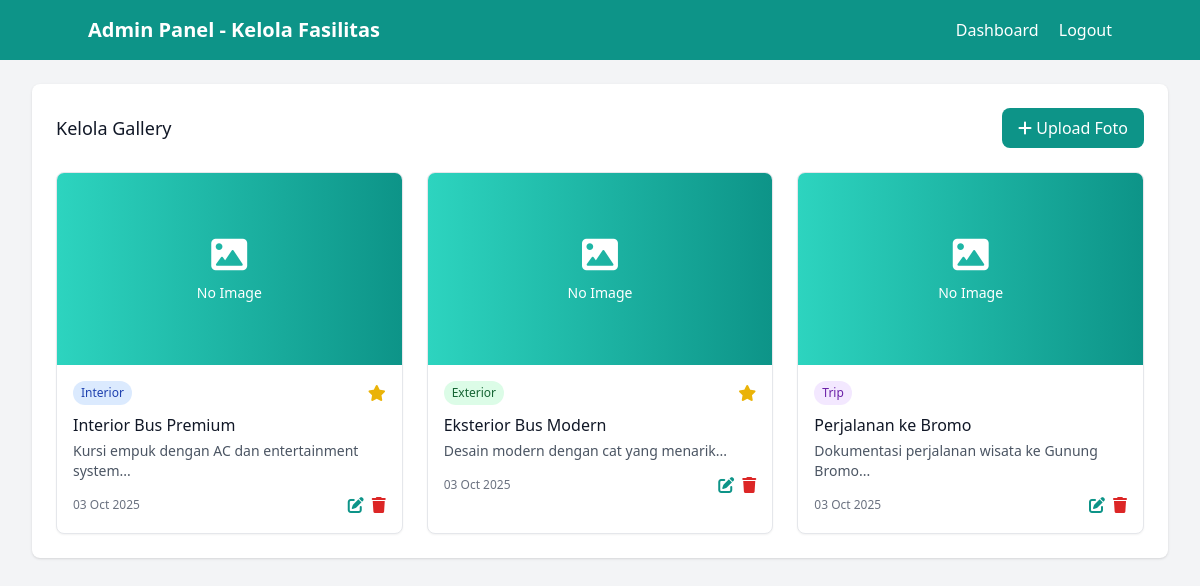
Page /admin/manage_gallery.php (signed in) on the committed database.
### tables this page shows
CREATE TABLE gallery (
    id INT PRIMARY KEY AUTO_INCREMENT,
    title VARCHAR(255),
    image_path VARCHAR(255) NOT NULL,
    category ENUM('interior', 'exterior', 'trip') DEFAULT 'interior',
    description TEXT,
    is_featured BOOLEAN DEFAULT FALSE,
    created_at TIMESTAMP DEFAULT CURRENT_TIMESTAMP,
    updated_at TIMESTAMP DEFAULT CURRENT_TIMESTAMP ON UPDATE CURRENT_TIMESTAMP
);

### admin/manage_gallery.php (the view, shortened to what this page needs)
<?php
$database = new Database();
$db = $database->getConnection();
$action = $_GET['action'] ?? 'list';
if ($action === 'list') {
    $stmt = $db->prepare("SELECT * FROM gallery ORDER BY created_at DESC");
    $stmt->execute();
    $gallery_items = $stmt->fetchAll(PDO::FETCH_ASSOC);
}
?>
<!DOCTYPE html>
<html lang="id">
<head>
    <script src="https://cdn.tailwindcss.com"></script>
    <link rel="stylesheet" href="https://cdnjs.cloudflare.com/ajax/libs/font-awesome/6.0.0/css/all.min.css">
</head>
<body class="bg-gray-100">
    <nav class="bg-turquoise-600 text-white p-4">
        <div class="container mx-auto flex justify-between items-center">
            <h1 class="text-xl font-bold">Admin Panel - Kelola Fasilitas</h1>
            <div class="space-x-4">
                <a href="dashboard.php" class="hover:text-turquoise-200">Dashboard</a>
                <a href="logout.php" class="hover:text-turquoise-200">Logout</a>
            </div>
        </div>
    </nav>
    <div class="max-w-7xl mx-auto py-6 px-4 sm:px-6 lg:px-8">
        <div class="bg-white shadow rounded-lg">
            <div class="px-4 py-5 sm:p-6">
                <div class="flex justify-between items-center mb-6">
                    <h3 class="text-lg leading-6 font-medium text-gray-900">
                        <?php
                        if ($action === 'add') echo 'Upload Foto Baru';
                        elseif ($action === 'edit') echo 'Edit Gallery';
                        else echo 'Kelola Gallery';
                        ?>
                    </h3>
                    <?php if ($action === 'list'): ?>
                    <a href="?action=add" class="bg-turquoise-600 text-white px-4 py-2 rounded-lg hover:bg-turquoise-700">
                        <i class="fas fa-plus"></i> Upload Foto
                    </a>
                    <?php else: ?>
                    <a href="?action=list" class="bg-gray-600 text-white px-4 py-2 rounded-lg hover:bg-gray-700">
                        <i class="fas fa-arrow-left"></i> Kembali
                    </a>
                    <?php endif; ?>
                </div>
                <?php if ($action === 'list'): ?>
                <div class="grid grid-cols-1 md:grid-cols-2 lg:grid-cols-3 xl:grid-cols-4 gap-6">
                    <?php foreach ($gallery_items as $item): ?>
                    <div class="bg-white border rounded-lg overflow-hidden shadow-sm hover:shadow-md transition-shadow">
                        <div class="h-48 overflow-hidden">
                            <?php if (!empty($item['image_path']) && file_exists('../' . $item['image_path'])): ?>
                                <img src="../<?php echo htmlspecialchars($item['image_path']); ?>"
                                     alt="<?php echo htmlspecialchars($item['title']); ?>"
                                     class="w-full h-full object-cover hover:scale-105 transition duration-300">
                            <?php else: ?>
                                <div class="h-full bg-gradient-to-r from-turquoise-400 to-turquoise-600 flex items-center justify-center">
                                    <div class="text-center text-white">
                                        <i class="fas fa-image text-4xl mb-2"></i>
                                        <p class="text-sm">No Image</p>
                                    </div>
                                </div>
                            <?php endif; ?>
                        </div>
                        <div class="p-4">
                            <div class="flex items-center justify-between mb-2">
                                <span class="px-2 py-1 text-xs font-medium rounded-full
                                    <?php
                                    if ($item['category'] === 'interior') echo 'bg-blue-100 text-blue-800';
                                    elseif ($item['category'] === 'exterior') echo 'bg-green-100 text-green-800';
                                    else echo 'bg-purple-100 text-purple-800';
                                    ?>">
                                    <?php echo ucfirst($item['category']); ?>
                                </span>
                                <?php if ($item['is_featured']): ?>
                                <span class="text-yellow-500"><i class="fas fa-star"></i></span>
                                <?php endif; ?>
                            </div>
                            <h4 class="font-medium text-gray-900 mb-1"><?php echo htmlspecialchars($item['title']); ?></h4>
                            <p class="text-sm text-gray-600 mb-3"><?php echo htmlspecialchars(substr($item['description'], 0, 50)) . '...'; ?></p>
                            <div class="flex justify-between items-center">
                                <span class="text-xs text-gray-500"><?php echo date('d M Y', strtotime($item['created_at'])); ?></span>
                                <div class="flex space-x-2">
                                    <a href="?action=edit&id=<?php echo $item['id']; ?>" class="text-turquoise-600 hover:text-turquoise-900">
                                        <i class="fas fa-edit"></i>
                                    </a>
                                    <a href="?delete=<?php echo $item['id']; ?>" class="text-red-600 hover:text-red-900"
                                       onclick="return confirm('Yakin ingin menghapus foto ini?')">
                                        <i class="fas fa-trash"></i>
                                    </a>
                                </div>
                            </div>
                        </div>
                    </div>
                    <?php endforeach; ?>
                </div>
                <?php endif; ?>
            </div>
        </div>
    </div>
</body>
</html>

### rows in the picture
gallery: shows "No Image", category "Interior", is_featured 1 (drawn), title "Interior Bus Premium", description "Kursi empuk dengan AC dan entertainment system", created_at "03 Oct 2025"
gallery: shows "No Image", category "Exterior", is_featured 1 (drawn), title "Eksterior Bus Modern", description "Desain modern dengan cat yang menarik", created_at "03 Oct 2025"
gallery: shows "No Image", category "Trip", title "Perjalanan ke Bromo", description "Dokumentasi perjalanan wisata ke Gunung Bromo", created_at "03 Oct 2025"
